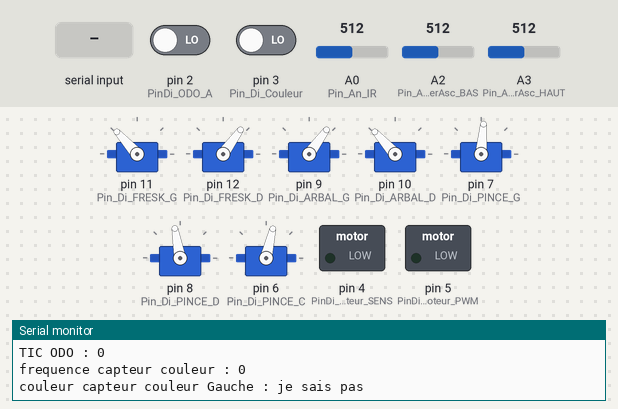
The sketch below on a simulated Arduino Uno, built with avr-gcc and run on an emulated ATmega328P. Shown: 7 × servo, switched loads named in the sketch (green lamp = pin HIGH), the last lines printed to the serial monitor. The test bench sets the inputs (shaded band); at power-on: pin 2 (PinDi_ODO_A) LOW, pin 3 (Pin_Di_Couleur) LOW, A0 (Pin_An_IR) = 512, A2 (Pin_AN_BumperAsc_BAS) = 512, A3 (Pin_AN_BumperAsc_HAUT) = 512.

Above: at 1.4 s.
1.5 s: "e" received over Serial
At 2.6 s:
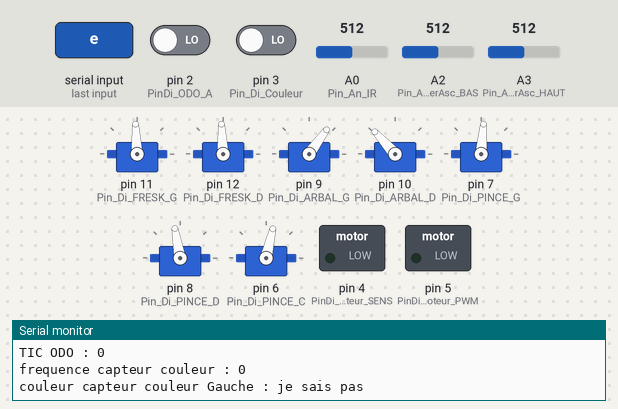
3.5 s: byte 108 ('l') received over Serial
At 5.2 s:
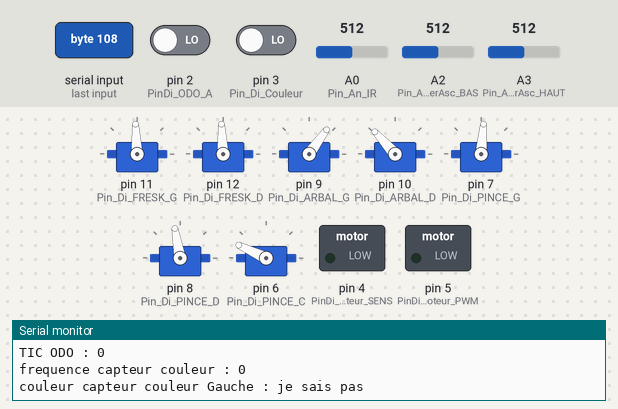
5.6 s: byte 109 ('m') received over Serial
At 6.5 s:
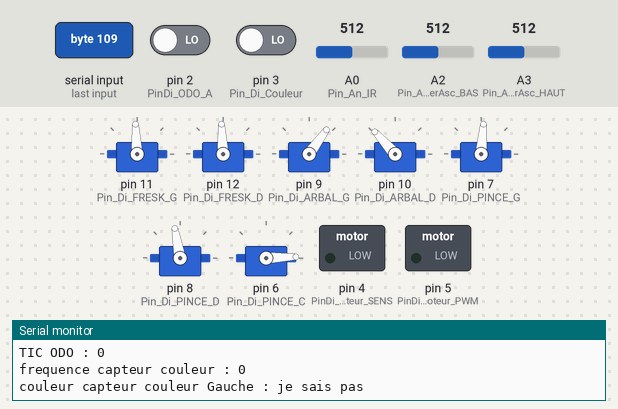
7.6 s: "d" received over Serial
At 9.1 s:
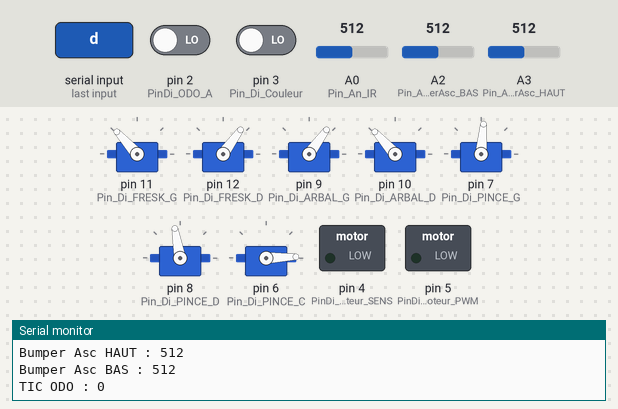
9.7 s: "g" received over Serial
At 11.5 s:
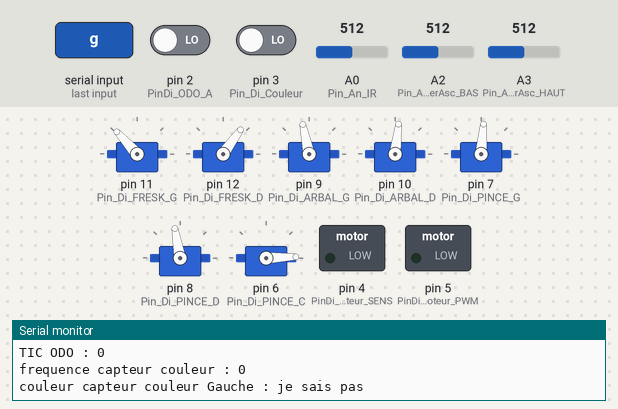
11.8 s: byte 107 ('k') received over Serial
At 12.9 s:
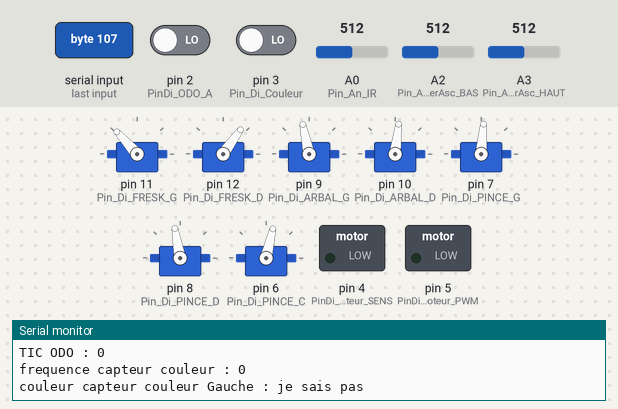
Timing chart, 0 to 14.8 s (numbered marks = the images above; inputs shaded):
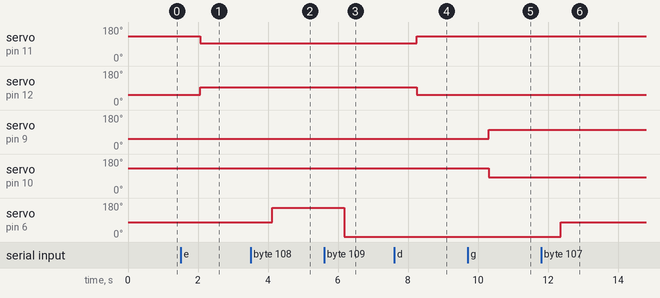

The sketch:

DE_actionneur.ino
```cpp
// prgramme de test  Mark zero Slave

#include <Servo.h>


int DEBUG = 1;


// bumpers Asc
const int Pin_AN_BumperAsc_BAS = A2;
const int Pin_AN_BumperAsc_HAUT = A3;
int state_BumperAsc_BAS = 0;
int state_BumperAsc_HAUT = 0;

// Moteur
const int PinDi_Moteur_SENS = 4;
const int PinDi_Moteur_PWM = 5;
int vitesse = 0;

// ODOs
const int PinDi_ODO_A = 2; //interruption
const int PinDi_ODO_B = 13;
unsigned long pulse_cnt_ODO = 0;


// capteur couleur
const int Pin_Di_Couleur = 3;
unsigned long pulse_cnt_COLOR = 0;

// Capteur IR
const int Pin_An_IR = A0;
int state_IR = 0;
const int seuilIR = 0; //inf


//Servos Fresques
const int Pin_Di_FRESK_G = 11;
const int Pin_Di_FRESK_D = 12;
Servo FRESK_G;
Servo FRESK_D;

//Servos Arbalette
const int Pin_Di_ARBAL_G = 9;
const int Pin_Di_ARBAL_D = 10;
Servo ARBAL_G;
Servo ARBAL_D;

//Servos PINCE
const int Pin_Di_PINCE_G = 7;
const int Pin_Di_PINCE_D = 8;
const int Pin_Di_PINCE_C = 6;
Servo PINCE_G;
Servo PINCE_D;
Servo PINCE_C;


/* VARIABLE POUR LES CAPTEURS COULEURS */
// 1000ms = 1s
#define READ_TM 1000
// two variables used to track time
unsigned long cur_tm = millis();
unsigned long pre_tm = cur_tm;
 // we'll need to access the amount
 // of time passed
unsigned int tm_diff = 0;
unsigned long frequency = 0;


void setup()
{
  Serial.begin(9600);

  attachInterrupt(0, add_pulse_ODO, RISING);
  attachInterrupt(1, add_pulse_COLOR, RISING);

  pinMode(PinDi_ODO_B, INPUT);
  pinMode(PinDi_ODO_A, INPUT);

  pinMode(Pin_Di_Couleur, INPUT);
  pinMode(Pin_AN_BumperAsc_HAUT, INPUT);
  pinMode(Pin_AN_BumperAsc_BAS, INPUT);
  pinMode(Pin_An_IR, INPUT);
  pinMode(PinDi_Moteur_PWM, OUTPUT);
  pinMode(PinDi_Moteur_SENS, OUTPUT);


  FRESK_G.attach(Pin_Di_FRESK_G);
  FRESK_G.writeMicroseconds(1900); //ferme
  //FRESK_G.writeMicroseconds(1500); //ouvert
  FRESK_D.attach(Pin_Di_FRESK_D);
  FRESK_D.writeMicroseconds(1100);
  //FRESK_D.writeMicroseconds(1500); //ouvert

  ARBAL_G.attach(Pin_Di_ARBAL_G);
  ARBAL_D.attach(Pin_Di_ARBAL_D);
  ARBAL_G.writeMicroseconds(1100); //fermeture
  //ARBAL_G.writeMicroseconds(1600); //ouverture
  ///ARBAL_G.writeMicroseconds(1500); //middle

  ARBAL_D.writeMicroseconds(1900); //fermeture
  //ARBAL_D.writeMicroseconds(1400); //ouverture


  PINCE_G.attach(Pin_Di_PINCE_G);
  PINCE_D.attach(Pin_Di_PINCE_D);
  PINCE_G.writeMicroseconds(1500); //vertical
  PINCE_D.writeMicroseconds(1500); //vertical
  PINCE_G.writeMicroseconds(2100); //faire tomber le feux
  PINCE_G.writeMicroseconds(2200); //saisie
  PINCE_D.writeMicroseconds(800); //saisie


  PINCE_G.writeMicroseconds(1420); //rangement
  PINCE_D.writeMicroseconds(1580); //rangement
  //PINCE_G.writeMicroseconds(1800); //moiss bat menad'
  //PINCE_D.writeMicroseconds(1200); //moiss bat menad'


  PINCE_C.attach(Pin_Di_PINCE_C);
  PINCE_C.writeMicroseconds(1340); //vertical
  //PINCE_C.writeMicroseconds(560); //retourne le truc
  //PINCE_C.writeMicroseconds(2140); //pince par terre


  //init servos et variable
  //BRAS_G_Hz.writeMicroseconds(1500); // rangement

}

void loop()
{

  // truc de merde pour la periode de la mesure des capteurs couleurs
  pre_tm   = cur_tm;
  cur_tm   = millis();
  if( cur_tm > pre_tm ) {
    tm_diff += cur_tm - pre_tm;
 }
 else if( cur_tm < pre_tm ) {
           // handle overflow and rollover (Arduino 011)
    tm_diff += ( cur_tm + ( 34359737 - pre_tm ));
 }

   // if enough time has passed to do a new reading...

 if( tm_diff >= READ_TM ) {

       // re-set the ms counter
   tm_diff = 0;

      // get our current frequency reading
   frequency = get_tsl_freq();

 }


  //lecture des autres capteurs IR et Bumpers
  state_IR = analogRead(Pin_An_IR);
  state_BumperAsc_BAS = analogRead(Pin_AN_BumperAsc_BAS);
  state_BumperAsc_HAUT = analogRead(Pin_AN_BumperAsc_HAUT);
  delay(100);


  if(DEBUG)
  {
    Serial.print("IR  : ");
    Serial.println(state_IR);
    Serial.print("Bumper Asc HAUT : ");
    Serial.println(state_BumperAsc_HAUT);
    Serial.print("Bumper Asc BAS : ");
    Serial.println(state_BumperAsc_BAS);
    Serial.print("TIC ODO : ");
    Serial.println(pulse_cnt_ODO);
    Serial.print("frequence capteur couleur : ");
    Serial.println(frequency);
    Serial.print("couleur capteur couleur Gauche : ");
    if(frequency > 3000000 & frequency < 8000000){
      Serial.println("rouge");
    }
    else{
     if(frequency > 8000000){
      Serial.println("jaune");
      }
      else{
        Serial.println("je sais pas");
      }
    }

    Serial.println();

    delay(500);

  }


  if (Serial.available() > 0) {
     int inByte = Serial.read();

     switch (inByte) {

     // moteur ascenseur stop
     case 'a':
       vitesse = 0;
       analogWrite(PinDi_Moteur_PWM, vitesse);
       digitalWrite(PinDi_Moteur_SENS, 0);
       Serial.println("arret moteur ascenseur");
       break;


     // moteur monte
     case 'b':
       vitesse = 250;
       Serial.println("ascenseur monte");
       while(state_BumperAsc_HAUT > 1000)
       {
         analogWrite(PinDi_Moteur_PWM, vitesse);
         digitalWrite(PinDi_Moteur_SENS, 0);
         delay(50);
         state_BumperAsc_HAUT = analogRead(Pin_AN_BumperAsc_HAUT);
       }
       vitesse = 0;
       analogWrite(PinDi_Moteur_PWM, vitesse);
       digitalWrite(PinDi_Moteur_SENS, 0);

       break;


     //moteur  descends
     case 'c':
       vitesse = 100;
       Serial.println("ascenseur descend");
       while(state_BumperAsc_BAS > 1000)
       {
         analogWrite(PinDi_Moteur_PWM, vitesse);
         digitalWrite(PinDi_Moteur_SENS, 1);
         delay(50);
         state_BumperAsc_BAS = analogRead(Pin_AN_BumperAsc_BAS);
       }
       vitesse = 0;
       analogWrite(PinDi_Moteur_PWM, 0);
       digitalWrite(PinDi_Moteur_SENS, 0);
       break;


     //Fresque rangement
     case 'd':
       Serial.println("Fresque rangement");
       FRESK_G.writeMicroseconds(1900); //fermee
       FRESK_D.writeMicroseconds(1100); //fermee
       break;

     //Fresque largage
     case 'e':
       Serial.println("Fresque largage");
       FRESK_G.writeMicroseconds(1500); //ouverture
       FRESK_D.writeMicroseconds(1500); //ouverture
       break;


     //filet replis
     case 'f':
       Serial.println("filet replis");
       ARBAL_G.writeMicroseconds(1100); //fermeture
       //ARBAL_G.writeMicroseconds(1600); //ouverture
       ARBAL_D.writeMicroseconds(1900); //fermeture
       //ARBAL_D.writeMicroseconds(1400); //ouverture
       break;

     //filet replis
     case 'g':
       Serial.println("filet detente de Joule Gay Lussac :p");
       //ARBAL_G.writeMicroseconds(1100); //fermeture
       ARBAL_G.writeMicroseconds(1600); //ouverture
       //ARBAL_D.writeMicroseconds(1900); //fermeture
       ARBAL_D.writeMicroseconds(1400); //ouverture
       break;

       //pince laterale rangement
     case 'h':
       Serial.println("pince laterale rangement");
        PINCE_G.writeMicroseconds(1420); //rangement
        PINCE_D.writeMicroseconds(1580); //rangement
        break;

         //pince laterale moiss bat'
     case 'i':
       Serial.println("pince moiss bat'");
        PINCE_G.writeMicroseconds(1800); //moiss bat menad'
        PINCE_D.writeMicroseconds(1200); //moiss bat menad'
        break;

           //pince laterale pince!!!
     case 'j':
       Serial.println("pince laterale pince!!!");
        PINCE_G.writeMicroseconds(2200); //saisie
        PINCE_D.writeMicroseconds(800); //saisie
        break;

             //pince central debout/ranger!!!
     case 'k':
       Serial.println("pince central range toi sale bat'!!!");
        PINCE_C.writeMicroseconds(1340); //vertical
        break;


             //pince centrale endroit!!!
     case 'l':
       Serial.println("pince central moiss bat'!!!");
        PINCE_C.writeMicroseconds(2140); //pince par terre
        break;

                    //pince centrale envers!!!
     case 'm':
       Serial.println("pince central retourne toi!!!");
        PINCE_C.writeMicroseconds(560); //retourne le truc
        break;


  //
  //


       case 'z':
         Serial.println("test MAE bras");
         int tourne = 0;
         int etat = 0;

         while(tourne){

           if (Serial.available() > 0) {
            int inByte = Serial.read();
            switch (inByte) {

              case 'p':
              Serial.println("patte");
              if(etat == 0){
               Serial.println("pousse!");
               etat = 1;
              }
              if(etat == 1){
               Serial.println("rangement");
               etat = 0;
              }
              break;

              case 'r':
              Serial.println("recolte");
              if(etat == 0){
               Serial.println("pousse!");
               etat = 2;
              }
              if(etat == 1){
               Serial.println("rangement");
               etat = 0;
              }
              break;

              case 'z':
              Serial.println("exit");
              tourne = 0;
              break;

            }

           switch (etat) {
             case '0':
             Serial.println("Initialisation");
             vitesse = 250;
             Serial.println("ascenseur monte");
             while(state_BumperAsc_HAUT > 1000)
             {
               analogWrite(PinDi_Moteur_PWM, vitesse);
               digitalWrite(PinDi_Moteur_SENS, 0);
               delay(50);
               state_BumperAsc_HAUT = analogRead(Pin_AN_BumperAsc_HAUT);
             }
             vitesse = 0;
             analogWrite(PinDi_Moteur_PWM, vitesse);
             digitalWrite(PinDi_Moteur_SENS, 0);
              PINCE_G.writeMicroseconds(1420); //rangement
              PINCE_D.writeMicroseconds(1580); //rangement
              PINCE_C.writeMicroseconds(1340); //vertical
             break;


             case '1':
             Serial.println("coup de pate");
              PINCE_D.writeMicroseconds(1580); //rangement
             break;

           }


         }


         }


     }

  }

}


 /*
 interruption ODO
 */
void add_pulse_ODO() {
 if(digitalRead(PinDi_ODO_B)==LOW)
 {
   pulse_cnt_ODO++;
 }
 else
 {
   pulse_cnt_ODO--;
 }
  // increase pulse count

 return;
 }


 /*
 interruption capteur couleur
 */
void add_pulse_COLOR() {

  // increase pulse count
 pulse_cnt_COLOR++;
 return;
 }


 /*
 renvoie la frequence calculer par le capteur couleur
 */
 unsigned long get_tsl_freq() {
    // copy pulse counter and multiply.
    // the multiplication is necessary for the current
    // frequency scaling level.  Please see the
    // OUTPUT SCALING section below for more info

  unsigned long freq = pulse_cnt_COLOR * 100;

   // re-set pulse counter
  pulse_cnt_COLOR = 0;

  return(freq);
}
```

Measured:
- after the input at 1.5 s, servo on pin 11 (Pin_Di_FRESK_G): 132° → 93° after 0.56 s; servo on pin 12 (Pin_Di_FRESK_D): 54° → 93° after 0.56 s
- after the input at 3.5 s, servo on pin 6 (Pin_Di_PINCE_C): 77° → 155° after 0.62 s
- after the input at 5.6 s, servo on pin 6 (Pin_Di_PINCE_C): 155° → 2° after 0.58 s
- after the input at 7.6 s, servo on pin 11 (Pin_Di_FRESK_G): 93° → 132° after 0.64 s; servo on pin 12 (Pin_Di_FRESK_D): 93° → 54° after 0.64 s
- after the input at 9.7 s, servo on pin 9 (Pin_Di_ARBAL_G): 54° → 102° after 0.60 s; servo on pin 10 (Pin_Di_ARBAL_D): 132° → 83° after 0.60 s
- after the input at 11.8 s, servo on pin 6 (Pin_Di_PINCE_C): 2° → 77° after 0.56 s
